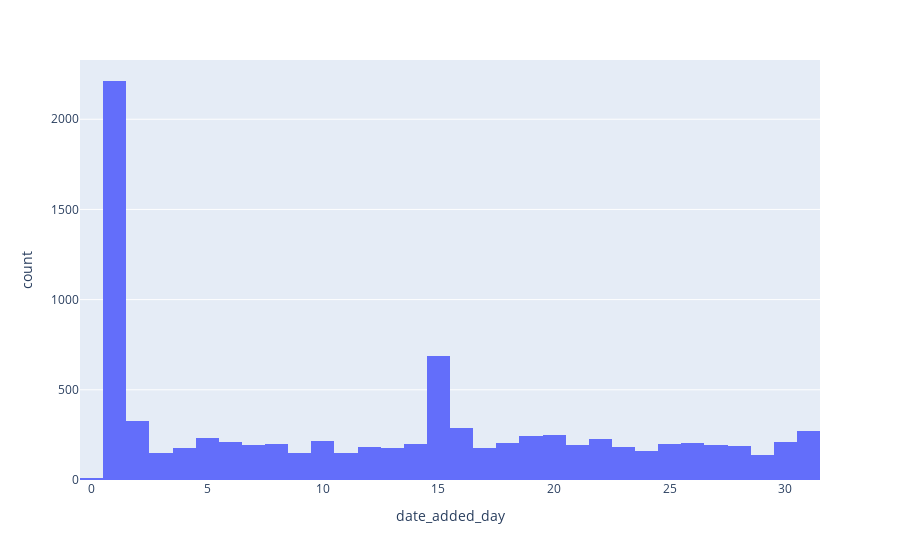

Notebook source saved alongside this figure:
### Code cell
px.histogram(data_import, x="date_added_day") # Many on the first day of the month

### Figure 1 — Plotly figure (JSON) as saved in the notebook; plotly's stock layout.template omitted (floating-point values rounded to 4 significant figures; data arrays with more than 128 entries replaced by an {"elided": "..."} marker saying what was removed)
{"data": [{"alignmentgroup": "True", "bingroup": "x", "hovertemplate": "date_added_day=%{x}<br>count=%{y}<extra></extra>", "legendgroup": "", "marker": {"color": "#636efa", "pattern": {"shape": ""}}, "name": "", "offsetgroup": "", "orientation": "v", "showlegend": false, "type": "histogram", "x": {"elided": "8807 int values"}, "xaxis": "x", "yaxis": "y"}], "layout": {"barmode": "relative", "legend": {"tracegroupgap": 0}, "margin": {"t": 60}, "xaxis": {"anchor": "y", "domain": [0, 1], "title": {"text": "date_added_day"}}, "yaxis": {"anchor": "x", "domain": [0, 1], "title": {"text": "count"}}}}
